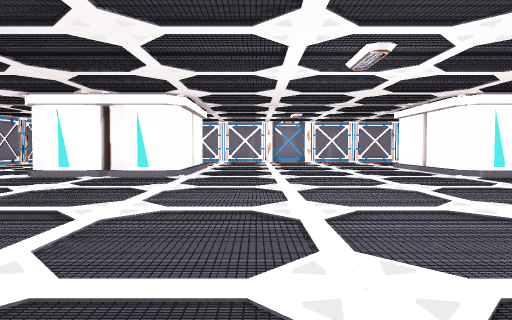
view 1 (above)

23 first-person views from a walk through a 3-D level made in the Unity game engine. The camera is 1.3 m above the floor, tilts 2° down and sees 75° across. The floor is counted in squares, 2 m on a side. Each view is taken from the middle of a square. On the plan, view 1 faces up. The plan holds only what a view shows up to about 10 squares ahead; the rest is blank. The place goes on beyond the plan.

view 2
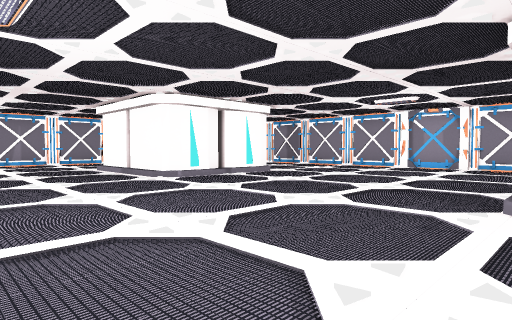

view 3
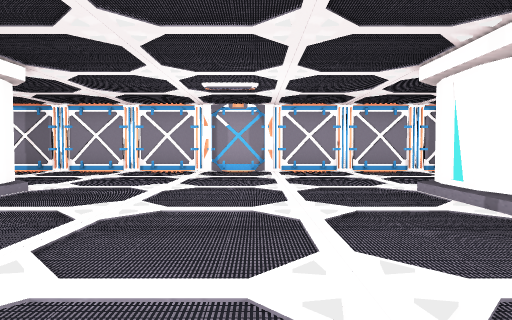

view 4
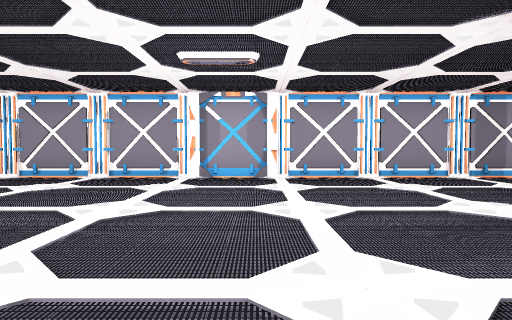

view 5
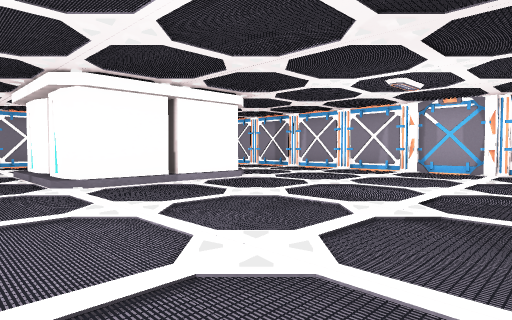

view 6
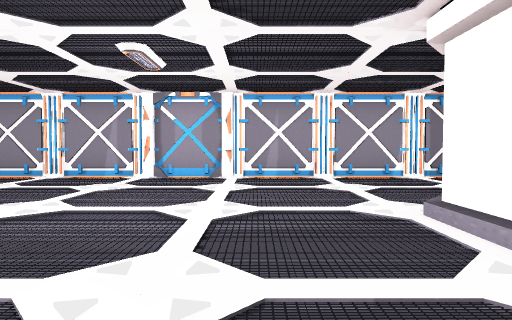

view 7
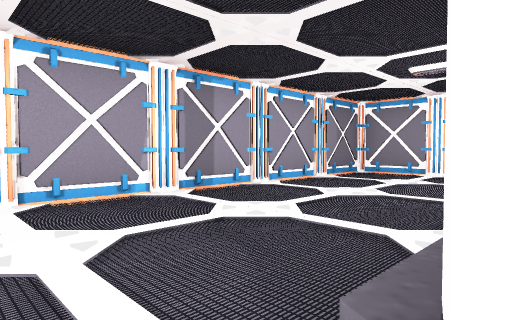

view 8
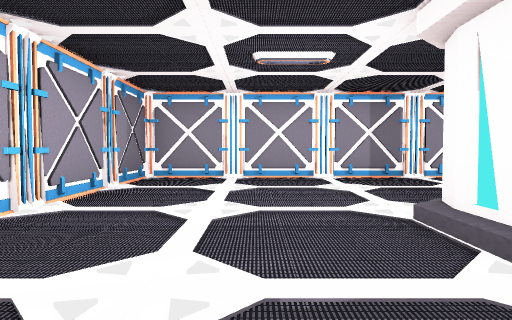

view 9
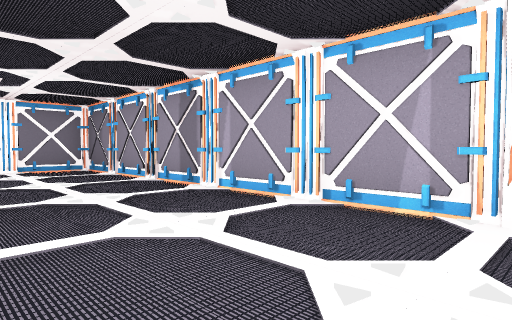

view 10
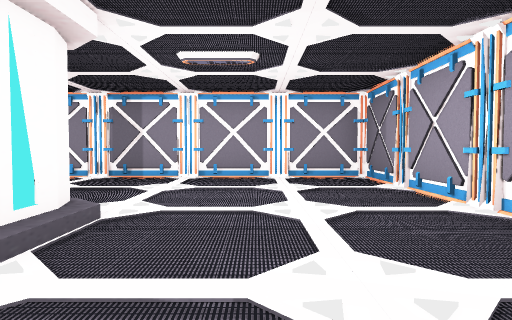

view 11
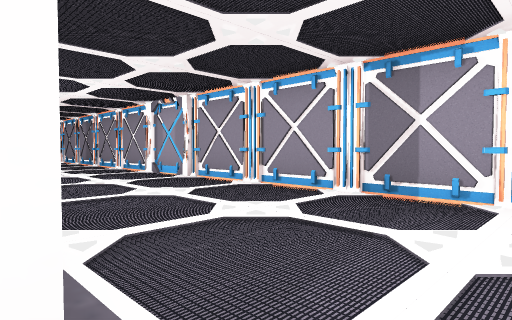

view 12
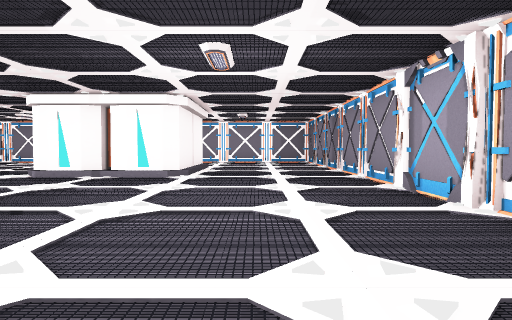

view 13
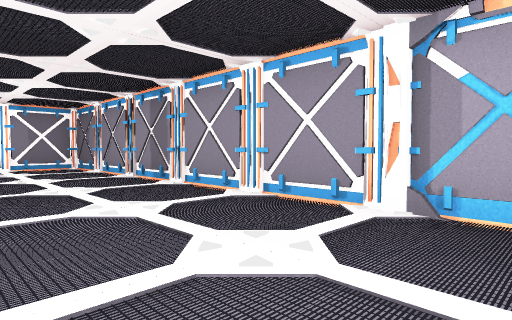

view 14
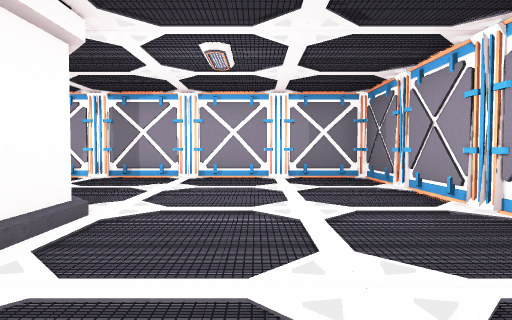

view 15
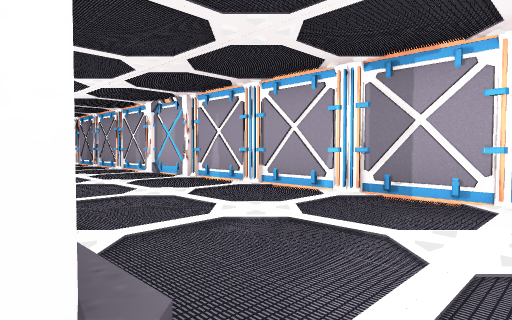

view 16
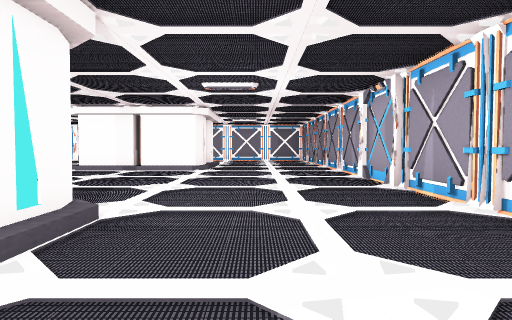

view 17
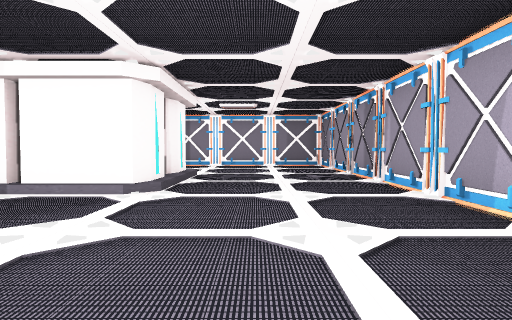

view 18
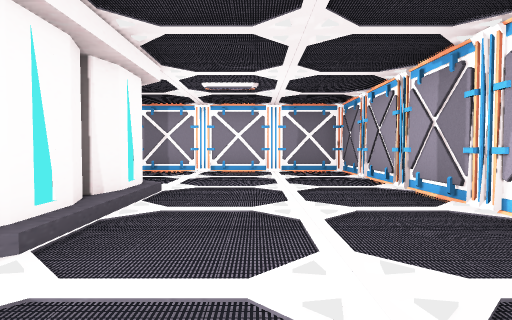

view 19
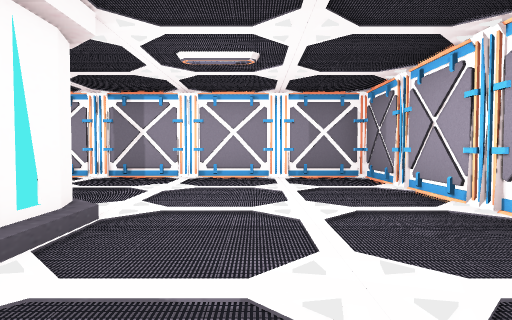

view 20
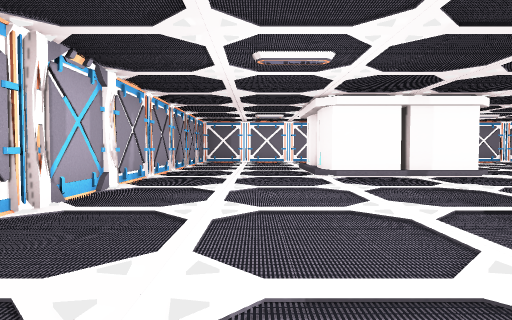

view 21
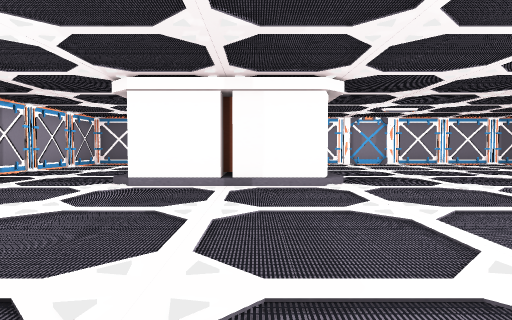

view 22
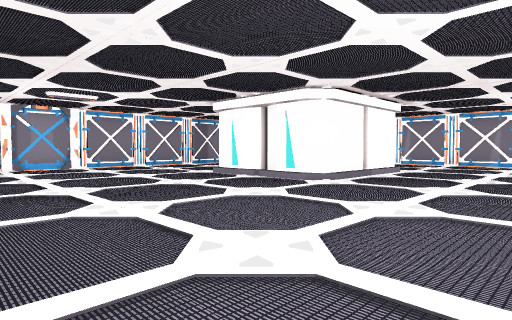

view 23
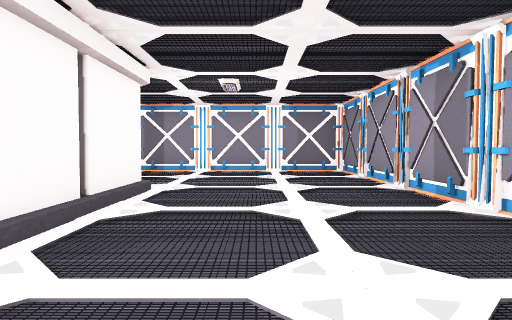

### Floor plan
Points are (right, up) in squares from view 1. A wall is a line through its corners. A room is listed if a view was taken in it or the views show most of it. See-through windows are left out.
Room 1 (views 1, 2, 3, 4, 5, 6, 7, 8, 9, 10, 11, 12, 13, 14, 15, 16, 17, 18, 19, 20, 21, 22, 23)
walls: (-1.8, 1.3) (-1.8, -2.3); (4.8, 7.8) (4.8, 11.2); (-3.6, 7.8) (-4, 7.6) (-4.8, 7.6) (-5.3, 7.8); (-3.4, 1.2) (-3, 1.3) (-2.2, 1.3) (-1.8, 1.2); (6.6, 1.2) (7, 1.3) (7.8, 1.3) (8.2, 1.2); (-1.8, 11.2) (-1.8, 7.8) (-2.2, 7.6) (-3, 7.6) (-3.5, 7.8); (4.6, 11.1) (5.2, 11.3); (-1.8, -2.2) (-2.2, -2.4) (-3, -2.4); (8.3, 7.8) (7.8, 7.6) (7, 7.6) (6.5, 7.8) (6, 7.6) (5.2, 7.6) (4.6, 7.8); (4.8, -2.2) (4.8, 1.2); (-3.6, -2.2) (-4.1, -2.4); (-5.2, 11.2) (-4.8, 11.3) (-4.1, 11.3); (7.1, 11.3) (7.8, 11.3) (8.2, 11.2) (8.2, 8.2); (-4.7, -2.4) (-5.4, -2.2); (-5.2, -2.2) (-5.2, 1.2) (-4.8, 1.3) (-4, 1.3) (-3.5, 1.2); (8.3, -2.2) (7.8, -2.4) (7, -2.4) (6.5, -2.2) (6, -2.4) (5.2, -2.4) (4.6, -2.2); (0.1, 15.5) (-0.3, 15.2); (-9.6, 3) (-9.3, 2.6); (5.4, 15.2) (5, 15.5); (1.7, -6.2) (2.1, -6.5); (-9.6, 0.2) (-9.3, -0.2); (-1.1, -6.5) (-0.7, -6.2); (3, -6.6) (3.4, -6.3); (-4.3, -6.5) (-3.9, -6.3); (12.6, 10.1) (12.1, 10.8); (6.9, -6.5) (7.3, -6.2); (-5, -6.6) (-4.6, -6.3); (-9.6, -2.9) (-9.3, -3.3); (10.1, 15.3) (9.7, 15.5); (8.9, -6.5) (9.3, -6.2); (11.4, 15.3) (11, 15.6); (-9.4, 15.4) (-9.4, -6.4) (12.4, -6.4) (12.4, 15.4) (-9.4, 15.4); (12.7, 14.1) (12.1, 14.9)
low walls: (-1.6, 7.9) (-2, 7.4); (-2, 1.6) (-1.8, 1.3); (4.9, 7.5) (4.6, 7.8) (4.6, 8.4); (4.6, 8.5) (4.6, 9.4); (4.6, 9.5) (4.6, 11.1); (-1.8, -2.3) (-2, -2.6); (4.9, -2.5) (4.6, -2.2) (4.6, 1.2); (-5.4, -2.2) (-5.4, -1)

Where each view was taken, in squares from view 1:
view 1: 0 up, 0 right, facing up
view 2: 1 up, 1 right, facing up-right
view 3: 4 up, 3 right, facing right
view 4: 4 up, 5 right, facing right
view 5: 6 up, 4 right, facing up-left
view 6: 8 up, 3 right, facing up
view 7: 11 up, 4 right, facing up-right
view 8: 13 up, 5 right, facing right
view 9: 12 up, 1 right, facing up-left
view 10: 13 up, 2 left, facing left
view 11: 12 up, 5 left, facing down-left
view 12: 9 up, 7 left, facing down
view 13: 5 up, 6 left, facing down-left
view 14: 1 up, 7 left, facing down
view 15: 2 down, 6 left, facing down-right
view 16: 4 down, 5 left, facing right
view 17: 4 down, 0 right, facing right
view 18: 4 down, 3 right, facing right
view 19: 4 down, 5 right, facing right
view 20: 4 down, 6 right, facing left
view 21: 0 up, 4 right, facing left
view 22: 2 up, 2 right, facing up-left
view 23: 6 up, 10 right, facing up
